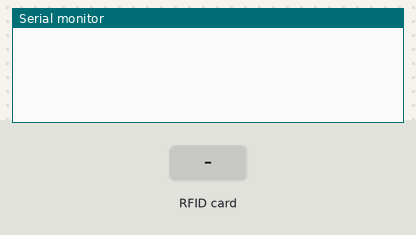
Recording of a sketch running on a simulated Arduino Uno, built with avr-gcc and run on an emulated ATmega328P. On the bench: the last lines printed to the serial monitor. The inputs (shaded band) are chosen by the test bench. WiFi joins after 1.5 s; servers stay silent unless stated.

Above: at 2.7 s.
2.8 s: RFID card 5E 7A 19 C4 held to the reader
At 4.2 s:
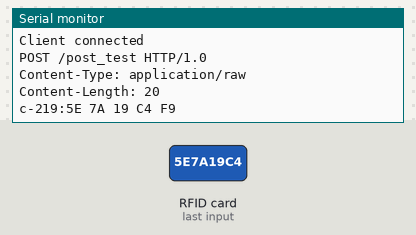
4.5 s: RFID card 5E 7A 19 C4 held to the reader
At 5.6 s:
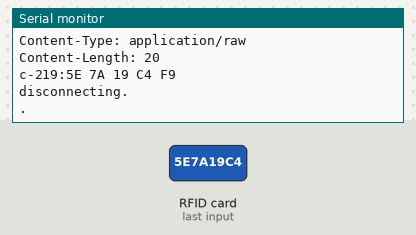

The sketch:

sketch1.ino
```cpp
#include <UIPEthernet.h>
#include <SPI.h>
#include <RFID.h>

#define ETH_SS_PIN 10
#define RFID_SS_PIN 9
#define RFID_RST_PIN 8

RFID rfid(RFID_SS_PIN, RFID_RST_PIN);

int serNum0;
int serNum1;
int serNum2;
int serNum3;
int serNum4;

EthernetClient client;

void setup() {

  Serial.begin(19200);

  digitalWrite(ETH_SS_PIN,LOW);   //activates eherned module
  digitalWrite(RFID_SS_PIN, HIGH);//

  uint8_t mac[6] = {0x00,0x01,0x02,0x03,0x04,0x05};
  Ethernet.begin(mac);

  char a[] = "123";

  digitalWrite(ETH_SS_PIN,HIGH);  //activates rfid module
  digitalWrite(RFID_SS_PIN, LOW); //

  SPI.begin(); //needs for rfid
  rfid.init();
}

void doPost()
{
  digitalWrite(ETH_SS_PIN,LOW);
  digitalWrite(RFID_SS_PIN, HIGH);

  if (client.connect(IPAddress(192,168,10,100),8080))
  {
    char buf[100];
    Serial.println("Client connected");
    char a[] = "123";
    sprintf(buf, "POST /post_test HTTP/1.0\r\nContent-Type: application/raw\r\nContent-Length: 20\r\n\r\nc-219:%X %X %X %X %X", serNum0, serNum1, serNum2, serNum3, serNum4);
    Serial.println(buf);
    delay(1000);
    client.println(buf); // Отправляем GET запрос
    delay(200);
    client.println();
    delay(1000);
    Serial.println("disconnecting.");
    client.stop(); // Завершаем соединение
  }
  else
  {
    Serial.println("Client connect failed");
  }
}

void loop()
{
  digitalWrite(ETH_SS_PIN,HIGH);
  digitalWrite(RFID_SS_PIN, LOW);

  if (rfid.isCard())
  {
        if (rfid.readCardSerial())
        {
            if (rfid.serNum[0] != serNum0
                && rfid.serNum[1] != serNum1
                && rfid.serNum[2] != serNum2
                && rfid.serNum[3] != serNum3
                && rfid.serNum[4] != serNum4
            )
            {
                Serial.println("Card found");
                serNum0 = rfid.serNum[0];
                serNum1 = rfid.serNum[1];
                serNum2 = rfid.serNum[2];
                serNum3 = rfid.serNum[3];
                serNum4 = rfid.serNum[4];

                doPost();
             } else
             {
               /* If we have the same ID, just write a dot. */
               Serial.print(".");
             }
          }
    }
    rfid.halt();
}
```

Measured:
- after the input at 2.8 s, the serial monitor: prints a new line at once (image 1)
- after the input at 4.5 s, the serial monitor: prints a new line after 0.75 s (image 2)
